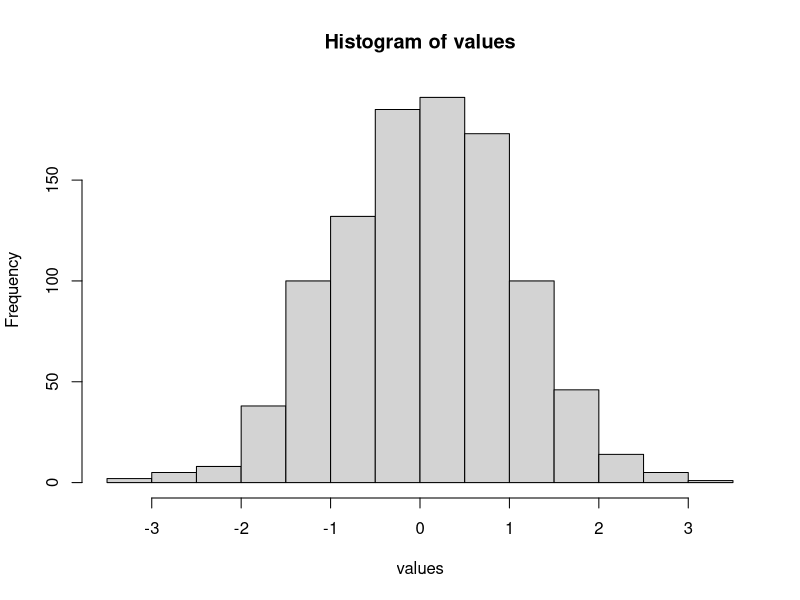

Reproduce this figure in R.
# Método Polar para uma ocorrênica ---------------------------------------------

#  Vamos gerar duas variáveis independentes U_1 e U_2 com distribuição U(0,1),
# utilizando os geradores implementados no R.

# Escolhendo o gerador:
RNGkind("Mersenne-Twister")
# Definindo a semente de geração:
# set.seed(21)
#  Não da para fixar uma semente de geração direito porque não teriamos como 
# gerar novos valores no caso em que w > 1.

# Gerando os valores da variáveis aleatórias uniformes
U_1 <- runif(1)
U_2 <- runif(1)

# Calculando as transformações do passo (2)
x <- 2 * U_1 - 1
y <- 2 * U_2 - 1

# Gerando os valores das variáveis aleatórias gaussianas
w <- x**2 + y**2

# Verificando se w > 1
if(w > 1){
  U_1 <- runif(1)
  U_2 <- runif(1)
  
  x <- 2 * U_1 - 1
  y <- 2 * U_2 - 1
  
  w <- x**2 + y**2
} else{
  Z_1 <- sqrt((- 2 * log(w))/w)*x
  Z_2 <- sqrt((- 2 * log(w))/w)*y
}

# Gerando múltiplas ocorrências

gerador_polar <- function(n){
  
  # criando alguns vetores para armazenar os resutados
  w <- c()
  x <- c()
  y <- c()
  
  # gerando os valores para uma amostra de tamanho n
  for(i in 1:n){
    U_1 <- runif(1)
    U_2 <- runif(1)
    
    x_temp <- 2 * U_1 - 1
    y_temp <- 2 * U_2 - 1
    
    w_temp <- x_temp**2 + y_temp**2
    
  # Verificando a condição de w > 1
    while(w_temp > 1){
      U_1 <- runif(1)
      U_2 <- runif(1)
      
      x_temp <- 2 * U_1 - 1
      y_temp <- 2 * U_2 - 1
      
      w_temp <- x_temp**2 + y_temp**2
    }
    
    x[i] <- x_temp
    y[i] <- y_temp
    w[i] <- w_temp
  }
  
  # Dividindo o tamanho amostra igualmente para cada transformação
  if(n %% 2 == 0){
    w_1 <- w[1:(n / 2)]
    w_2 <- w[(n / 2 + 1):n]
    x_1 <- x[1:(n / 2)]
    x_2 <- x[(n / 2 + 1):n]
    y_1 <- y[1:(n / 2)]
    y_2 <- y[(n / 2 + 1):n]
  }
  else{
    w_1 <- w[1:(n %/% 2)]
    w_2 <- w[(n %/% 2 + 1):n]
    x_1 <- x[1:(n %/% 2)]
    x_2 <- x[(n %/% 2 + 1):n]
    y_1 <- y[1:(n %/% 2)]
    y_2 <- y[(n %/% 2 + 1):n]
  }
  
  # Calculando os valores da variáveis gaussianas 
    Z_1 <- sqrt(- 2 * log(w_1) / w_1) * x_1
    Z_2 <- sqrt(- 2 * log(w_2) / w_2) * y_2
  
  # Juntando os valores em um único vetor
    Z <- c(Z_1, Z_2)
    
  return(Z)
}

# Testando a função

values <- gerador_polar(1000)

# Null hypothesis: The sample was generated from a normal distribution
hist(values)
shapiro.test(values)

#### ---------------------------------------------------------------------- ####